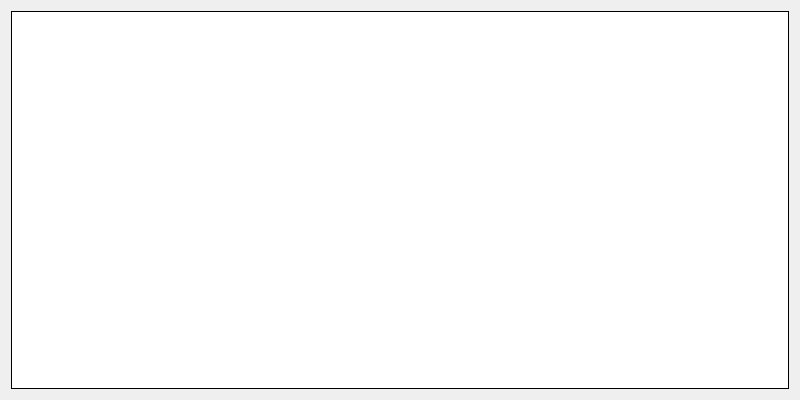
<?xml version="1.0" encoding="UTF-8"?>
<ui version="4.0">
 <class>storage_select</class>
 <widget class="QDialog" name="storage_select">
  <property name="geometry">
   <rect>
    <x>0</x>
    <y>0</y>
    <width>800</width>
    <height>400</height>
   </rect>
  </property>
  <property name="windowTitle">
   <string>Dialog</string>
  </property>
  <layout class="QVBoxLayout" name="verticalLayout">
   <item>
    <widget class="QTableView" name="results">
     <property name="frameShape">
      <enum>QFrame::Box</enum>
     </property>
     <property name="frameShadow">
      <enum>QFrame::Plain</enum>
     </property>
     <property name="editTriggers">
      <set>QAbstractItemView::NoEditTriggers</set>
     </property>
     <property name="selectionMode">
      <enum>QAbstractItemView::SingleSelection</enum>
     </property>
     <property name="selectionBehavior">
      <enum>QAbstractItemView::SelectRows</enum>
     </property>
    </widget>
   </item>
  </layout>
 </widget>
 <resources/>
 <connections/>
</ui>
